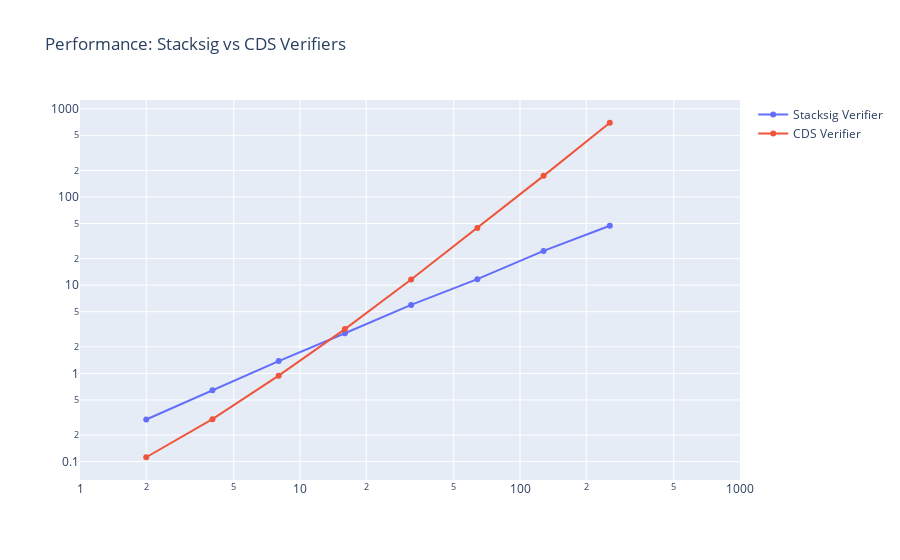

Notebook code for this chart:
### Code cell
import plotly.graph_objects as go

fig = go.Figure(
    layout=go.Layout(
        title="Performance: Stacksig vs CDS Verifiers",
    )
)

# fig.add_trace(
#     go.Scatter(x=x[:8], y=y1[:8], mode="lines+markers", name="Stacksig Prover")
# )

# fig.add_trace(go.Scatter(x=x[:8], y=y2, mode="lines+markers", name="CDS Prover"))

fig.add_trace(go.Scatter(x=x[:8], y=y3, mode="lines+markers", name="Stacksig Verifier"))
fig.add_trace(go.Scatter(x=x[:8], y=y4, mode="lines+markers", name="CDS Verifier"))

fig.update_xaxes(type="log", range=[0,3])
fig.update_yaxes(type="log")

### Figure 1 — Plotly figure (JSON) as saved in the notebook; plotly's stock layout.template omitted (floating-point values rounded to 4 significant figures)
{"data": [{"mode": "lines+markers", "name": "Stacksig Verifier", "type": "scatter", "x": [2, 4, 8, 16, 32, 64, 128, 256], "y": [0.3, 0.6423, 1.379, 2.853, 5.97, 11.71, 24.47, 47.09, 93.8, 190.6, 375.4, 742.2, 1478.0, 2978.0, 6042.0, 12440, 24617]}, {"mode": "lines+markers", "name": "CDS Verifier", "type": "scatter", "x": [2, 4, 8, 16, 32, 64, 128, 256], "y": [0.112, 0.3027, 0.9426, 3.178, 11.61, 44.59, 173.5, 693.9, null, null, null, null, null, null, null, null, null]}], "layout": {"title": {"text": "Performance: Stacksig vs CDS Verifiers"}, "xaxis": {"range": [0, 3], "type": "log"}, "yaxis": {"type": "log"}}}
